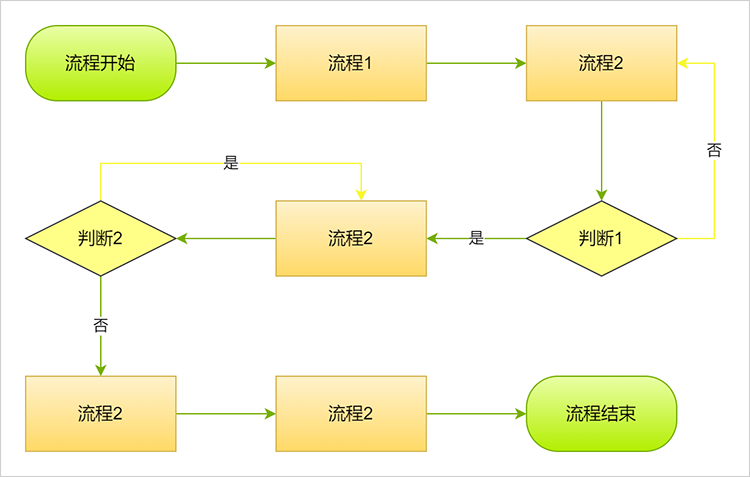
#> input picture vl/b.png, 750 x 477 px, found by its file name
$ python ocr_3.py   (older library calls are emulated)
#> lines starting #> are read from the running program, lines starting #| are printed output that depends on the picture; after the words box and inside, x2 and y2 are one past the last pixel; in counts of white or black regions, pixels touching at a corner belong together
#> (the call stopped at in check_environment, `langs = pytesseract.get_languages()`: pytesseract is not available in this run)
import cv2
import numpy as np
import pytesseract
from PIL import Image
import json
import re
import math
pytesseract.pytesseract.tesseract_cmd = r'D:\tools\Tesseract-OCR\tesseract.exe'
# 环境验证
def check_environment():
    try:
        langs = pytesseract.get_languages()
        assert 'chi_sim' in langs, "中文语言包未安装，请下载chi_sim.traineddata"
        print("环境验证通过，支持语言：", langs)
    except Exception as e:
        print("环境异常：", str(e))
        exit(1)

# 改进的各向异性扩散
def anisotropic_diffusion(img, iterations=10, delta=0.14, kappa=30):
    img = img.astype(np.float32)
    for _ in range(iterations):
        grad_n = cv2.Sobel(img, cv2.CV_32F, 0, 1, ksize=3)
        grad_s = -grad_n
        grad_e = cv2.Sobel(img, cv2.CV_32F, 1, 0, ksize=3)
        grad_w = -grad_e

        cN = np.exp(-(np.abs(grad_n)/kappa**2))
        cS = np.exp(-(np.abs(grad_s)/kappa**2))
        cE = np.exp(-(np.abs(grad_e)/kappa**2))
        cW = np.exp(-(np.abs(grad_w)/kappa**2))

        img += delta * (cN*grad_n + cS*grad_s + cE*grad_e + cW*grad_w)
    return np.clip(img, 0, 255).astype(np.uint8)

# 图像预处理
def preprocess_image(image_path):
    img = cv2.imread(image_path)
#> img is the input picture: shape (477, 750, 3); mean B, G, R 220.4, 246.8, 248.2
    gray = cv2.cvtColor(img, cv2.COLOR_BGR2GRAY)
    clahe = cv2.createCLAHE(clipLimit=2.0, tileGridSize=(8,8))
    enhanced = clahe.apply(gray)
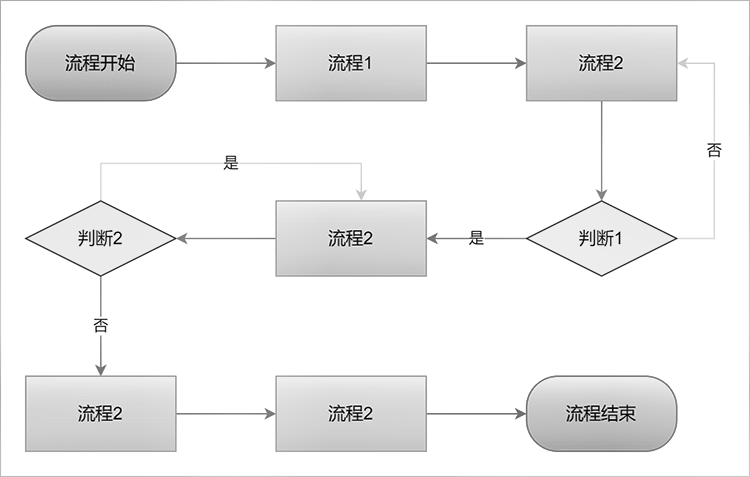
#> enhanced: shape (477, 750); min 1, max 255, mean 240.4
    denoised = anisotropic_diffusion(enhanced)
#> the loop in anisotropic_diffusion, `for _ in range(iterations):` made 10 passes
#> pass 1, in anisotropic_diffusion, `grad_n = cv2.Sobel(img, cv2.CV_32F, 0, 1, ksize=3)`:
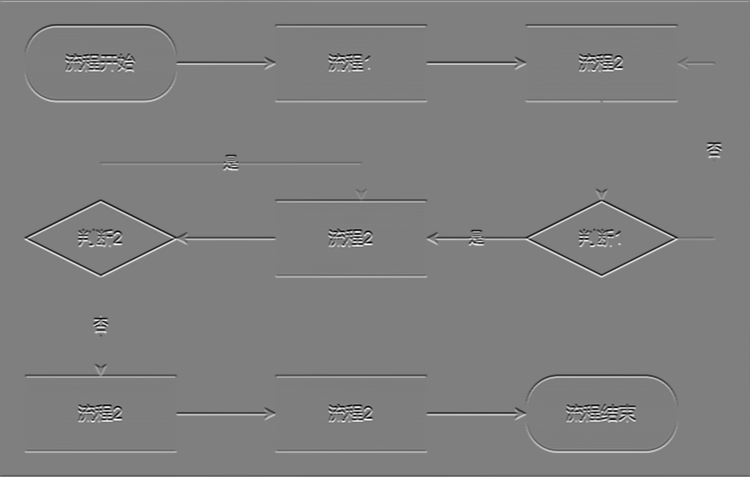
#> grad_n: shape (477, 750) float32; min -963, max 968, mean 0.1; drawn with min black and max white
#> pass 1, in anisotropic_diffusion, `grad_s = -grad_n`:
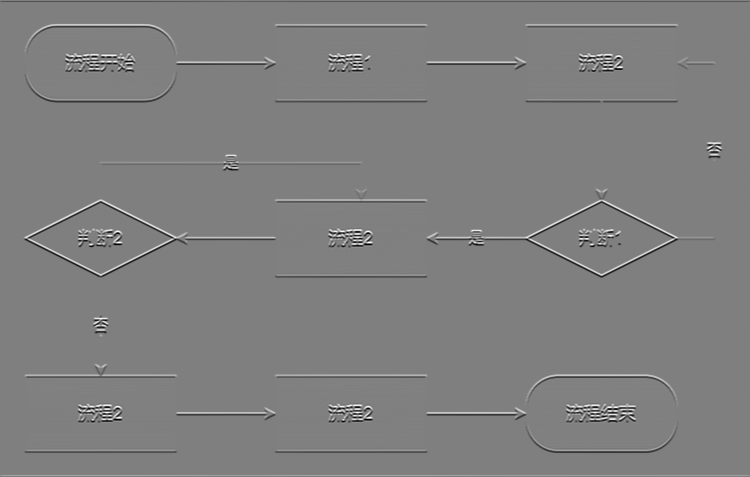
#> grad_s: shape (477, 750) float32; min -968, max 963, mean -0.1; drawn with min black and max white
#> pass 1, in anisotropic_diffusion, `grad_e = cv2.Sobel(img, cv2.CV_32F, 1, 0, ksize=3)`:
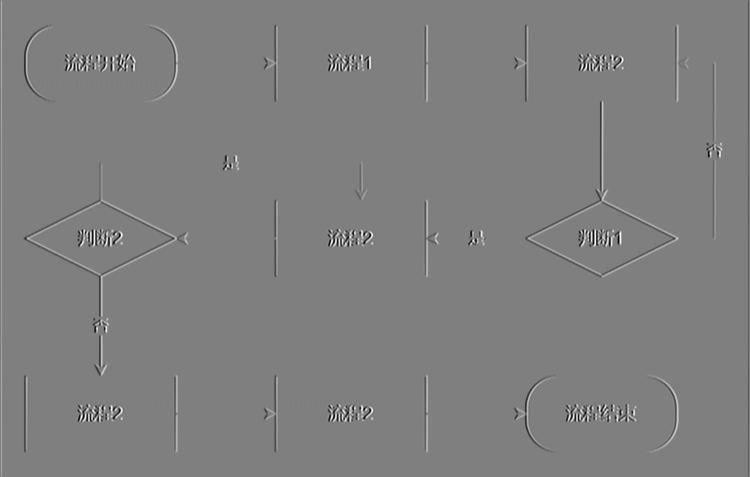
#> grad_e: shape (477, 750) float32; min -951, max 951, mean 0; drawn with min black and max white
#> pass 1, in anisotropic_diffusion, `grad_w = -grad_e`:
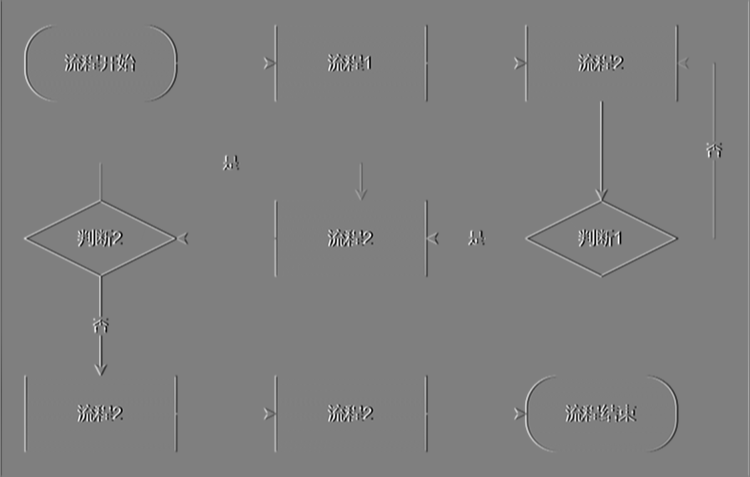
#> grad_w: shape (477, 750) float32; min -951, max 951, mean 0; drawn with min black and max white
    thresh = cv2.adaptiveThreshold(denoised, 255,
                                  cv2.ADAPTIVE_THRESH_GAUSSIAN_C,
                                  cv2.THRESH_BINARY_INV, 21, 10)
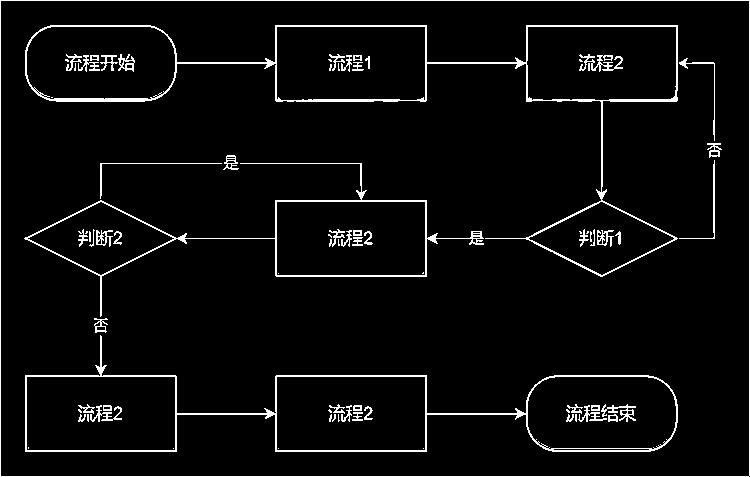
#> thresh: shape (477, 750); 4.6% white in thin lines or dots
    kernel = cv2.getStructuringElement(cv2.MORPH_RECT, (3,3))
    opened = cv2.morphologyEx(thresh, cv2.MORPH_OPEN, kernel, iterations=2)
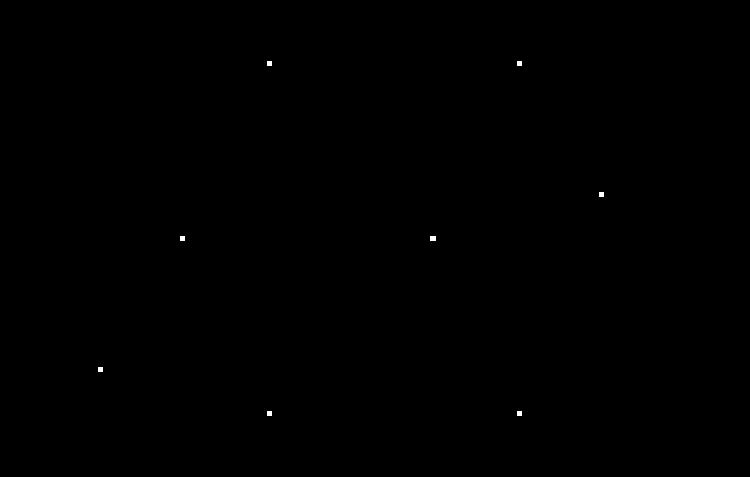
#> opened: shape (477, 750); 0.06% white; 8 white regions
    return img, opened

# 增强的OCR处理
# [120 lines left out: functions ocr_processing, classify_shape, process_contours, not called in this run]

# 主处理函数
def analyze_flowchart(image_path):
    check_environment()
    img, processed = preprocess_image(image_path)
    contours, hierarchy = cv2.findContours(processed, cv2.RETR_TREE, cv2.CHAIN_APPROX_SIMPLE)
#> contours = 8 contours, 7 with area under 20; largest, box (x1, y1, x2, y2) and area: (430, 236, 436, 241) 20
    hierarchy = hierarchy.squeeze()

    # 构建结构树
    structure = []
    node_dict = {}

    for i in range(len(contours)):
        if cv2.contourArea(contours[i]) < 300:
            continue

        # 形状分类
        shape_type = classify_shape(contours[i])

        # 获取文字
        x,y,w,h = cv2.boundingRect(contours[i])
        roi = img[y:y+h, x:x+w]
        text = ocr_processing(roi)

        node = {
            "id": i,
            "type": shape_type,
            "position": [int(x), int(y), int(w), int(h)],
            "text": text,
            "children": []
        }
        node_dict[i] = node

        # 连接父节点
        parent = hierarchy[i][3]
        if parent == -1:
            structure.append(node)
        else:
            if parent in node_dict:
                node_dict[parent]["children"].append(node)
#> this loop made 8 passes
#> after the loop, node_dict = 0 items; structure = []

    return json.dumps(structure, indent=2, ensure_ascii=False)

# 示例使用
if __name__ == "__main__":
    result = analyze_flowchart("D:\\workspaces\\python_projects\\ai_demo\\vl\\b.png")
#> result = '[]'
    print(result)
    with open("flowchart.json", "w", encoding="utf-8") as f:
        f.write(result)
